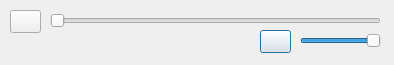
<?xml version="1.0" encoding="UTF-8"?>
<ui version="4.0">
 <class>Player</class>
 <widget class="QDialog" name="Player">
  <property name="geometry">
   <rect>
    <x>0</x>
    <y>0</y>
    <width>394</width>
    <height>65</height>
   </rect>
  </property>
  <property name="windowTitle">
   <string>Dialog</string>
  </property>
  <widget class="QSlider" name="slider">
   <property name="geometry">
    <rect>
     <x>50</x>
     <y>10</y>
     <width>331</width>
     <height>22</height>
    </rect>
   </property>
   <property name="maximum">
    <number>99</number>
   </property>
   <property name="pageStep">
    <number>1</number>
   </property>
   <property name="tracking">
    <bool>true</bool>
   </property>
   <property name="orientation">
    <enum>Qt::Horizontal</enum>
   </property>
   <property name="tickPosition">
    <enum>QSlider::NoTicks</enum>
   </property>
  </widget>
  <widget class="QPushButton" name="mute">
   <property name="geometry">
    <rect>
     <x>260</x>
     <y>30</y>
     <width>31</width>
     <height>23</height>
    </rect>
   </property>
   <property name="text">
    <string/>
   </property>
   <property name="icon">
    <iconset resource="images.qrc">
     <normaloff>:/images/mute.png</normaloff>:/images/mute.png</iconset>
   </property>
  </widget>
  <widget class="QPushButton" name="play">
   <property name="geometry">
    <rect>
     <x>10</x>
     <y>10</y>
     <width>31</width>
     <height>23</height>
    </rect>
   </property>
   <property name="text">
    <string/>
   </property>
   <property name="icon">
    <iconset resource="images.qrc">
     <normaloff>:/images/pause.png</normaloff>:/images/pause.png</iconset>
   </property>
  </widget>
  <widget class="QSlider" name="volume">
   <property name="geometry">
    <rect>
     <x>300</x>
     <y>30</y>
     <width>81</width>
     <height>22</height>
    </rect>
   </property>
   <property name="maximum">
    <number>99</number>
   </property>
   <property name="value">
    <number>99</number>
   </property>
   <property name="orientation">
    <enum>Qt::Horizontal</enum>
   </property>
  </widget>
 </widget>
 <resources>
  <include location="images.qrc"/>
 </resources>
 <connections/>
</ui>
